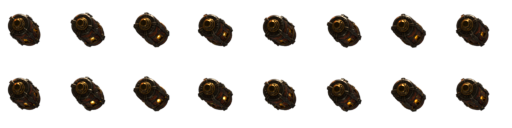
#> input picture exotic-space-industries-remembrance-graphics-4/graphics/entities/inferno-grenade/inferno-grenade-fragment.png, 512 x 128 px, given as the content of the folder e/output/meshy/military-5-fire/incinerator/final/frames/base, which was not available
$ python pack_military5_assets.py
#> lines starting #> are read from the running program, lines starting #| are printed output that depends on the picture; pictures that were not available may be replaced by others from this repository, and a replacement may not be noted
import argparse
import json
import shutil
from pathlib import Path

from PIL import Image, ImageEnhance, ImageFilter


BRIGHTNESS = 1.55
CONTRAST = 1.12
SATURATION = 1.08


def ensure_dir(path):
    Path(path).mkdir(parents=True, exist_ok=True)


def sorted_pngs(path):
    return sorted(Path(path).glob("*.png"))


def enhance_rgba(image):
    image = image.convert("RGBA")
    red, green, blue, alpha = image.split()
    rgb = Image.merge("RGB", (red, green, blue))
    rgb = ImageEnhance.Brightness(rgb).enhance(BRIGHTNESS)
    rgb = ImageEnhance.Contrast(rgb).enhance(CONTRAST)
    rgb = ImageEnhance.Color(rgb).enhance(SATURATION)
    return Image.merge("RGBA", (*rgb.split(), alpha))


def pack_frames(frame_dir, output, columns, frame_size):
    frames = sorted_pngs(frame_dir)
    if not frames:
        raise RuntimeError(f"No PNG frames found in {frame_dir}")
    rows = (len(frames) + columns - 1) // columns
    sheet = Image.new("RGBA", (columns * frame_size, rows * frame_size), (0, 0, 0, 0))
    for index, frame_path in enumerate(frames):
        frame = Image.open(frame_path).convert("RGBA")
        if frame.size != (frame_size, frame_size):
            frame = frame.resize((frame_size, frame_size), Image.Resampling.LANCZOS)
        x = (index % columns) * frame_size
        y = (index // columns) * frame_size
        sheet.alpha_composite(frame, (x, y))
    sheet = enhance_rgba(sheet)
    ensure_dir(Path(output).parent)
    sheet.save(output)
    return {"frames": len(frames), "columns": columns, "rows": rows, "size": sheet.size}


def make_shadow_sheet(source, output, frame_size, columns, offset, blur, alpha):
    source_img = Image.open(source).convert("RGBA")
    rows = source_img.height // frame_size
    sheet = Image.new("RGBA", source_img.size, (0, 0, 0, 0))
    for row in range(rows):
        for col in range(columns):
            box = (
                col * frame_size,
                row * frame_size,
                (col + 1) * frame_size,
                (row + 1) * frame_size,
            )
            frame = source_img.crop(box)
            frame_alpha = frame.getchannel("A").filter(ImageFilter.GaussianBlur(blur))
            shadow = Image.new("RGBA", (frame_size, frame_size), (0, 0, 0, 0))
            shadow.putalpha(frame_alpha.point(lambda value: int(value * alpha)))
            target = Image.new("RGBA", (frame_size, frame_size), (0, 0, 0, 0))
            target.alpha_composite(shadow, offset)
            sheet.alpha_composite(target, (col * frame_size, row * frame_size))
    ensure_dir(Path(output).parent)
    sheet.save(output)
    return {"size": sheet.size, "rows": rows, "columns": columns}


def make_incinerator_foot_glow_sheet(source, output, frame_size, columns):
    source_img = Image.open(source).convert("RGBA")
    rows = source_img.height // frame_size
    sheet = Image.new("RGBA", source_img.size, (0, 0, 0, 0))
    lower_cutoff = int(frame_size * 0.55)

    for row in range(rows):
        for col in range(columns):
            box = (
                col * frame_size,
                row * frame_size,
                (col + 1) * frame_size,
                (row + 1) * frame_size,
            )
            frame = source_img.crop(box)
            pixels = frame.load()
            mask = Image.new("L", (frame_size, frame_size), 0)
            mask_pixels = mask.load()
            for y in range(lower_cutoff, frame_size):
                for x in range(frame_size):
                    red, green, blue, alpha = pixels[x, y]
                    if (
                        alpha > 24
                        and red > 85
                        and green > 32
                        and blue < 90
                        and red > green * 1.12
                        and green > blue * 1.15
                    ):
                        mask_pixels[x, y] = min(255, int(alpha * 1.7))

            halo = mask.filter(ImageFilter.GaussianBlur(3.0))
            glow = Image.new("RGBA", (frame_size, frame_size), (255, 112, 14, 0))
            glow.putalpha(halo.point(lambda value: min(210, int(value * 1.45))))

            core = Image.new("RGBA", (frame_size, frame_size), (255, 196, 44, 0))
            core.putalpha(mask.point(lambda value: min(255, int(value * 1.1))))
            glow.alpha_composite(core)
            sheet.alpha_composite(glow, (col * frame_size, row * frame_size))

    ensure_dir(Path(output).parent)
    sheet.save(output)
    return {"size": sheet.size, "rows": rows, "columns": columns}


def icon_strip(source, output, fit_size=112):
    src = Image.open(source).convert("RGBA")
    bbox = src.getbbox()
    if bbox:
        src = src.crop(bbox)
    src.thumbnail((fit_size, fit_size), Image.Resampling.LANCZOS)
    src = enhance_rgba(src)
    base = Image.new("RGBA", (128, 128), (0, 0, 0, 0))
    base.alpha_composite(src, ((128 - src.width) // 2, (128 - src.height) // 2))
    strip = Image.new("RGBA", (224, 128), (0, 0, 0, 0))
    strip.alpha_composite(base, (0, 0))
    strip.alpha_composite(base.resize((64, 64), Image.Resampling.LANCZOS), (128, 0))
    strip.alpha_composite(base.resize((32, 32), Image.Resampling.LANCZOS), (192, 0))
    ensure_dir(Path(output).parent)
    strip.save(output)
    return {"size": strip.size, "source": str(source)}


def icon_strip_from_sheet(sheet, output, frame_size, direction_row, frame_column, fit_size=112):
    source = Image.open(sheet).convert("RGBA")
    frame = source.crop((
        frame_column * frame_size,
        direction_row * frame_size,
        (frame_column + 1) * frame_size,
        (direction_row + 1) * frame_size,
    ))
    bbox = frame.getbbox()
    if bbox:
        frame = frame.crop(bbox)
    frame.thumbnail((fit_size, fit_size), Image.Resampling.LANCZOS)
    base = Image.new("RGBA", (128, 128), (0, 0, 0, 0))
    base.alpha_composite(frame, ((128 - frame.width) // 2, (128 - frame.height) // 2))
    strip = Image.new("RGBA", (224, 128), (0, 0, 0, 0))
    strip.alpha_composite(base, (0, 0))
    strip.alpha_composite(base.resize((64, 64), Image.Resampling.LANCZOS), (128, 0))
    strip.alpha_composite(base.resize((32, 32), Image.Resampling.LANCZOS), (192, 0))
    ensure_dir(Path(output).parent)
    strip.save(output)
    return {
        "size": strip.size,
        "source": str(sheet),
        "direction_row": direction_row,
        "frame_column": frame_column,
    }


def preview_first_frame(sheet, output, frame_size):
    image = Image.open(sheet).convert("RGBA")
    frame = image.crop((0, 0, frame_size, frame_size))
    ensure_dir(Path(output).parent)
    frame.save(output)


def copy_file(src, dst):
    ensure_dir(Path(dst).parent)
    shutil.copy2(src, dst)


def main():
    parser = argparse.ArgumentParser()
    parser.add_argument("--repo-root", default=".")
    parser.add_argument("--output-root", default="output/meshy/military-5-fire")
    parser.add_argument("--quality", choices=("smoke", "final"), default="final")
    parser.add_argument("--promote", action="store_true")
    args = parser.parse_args()

    repo_root = Path(args.repo_root).resolve()
    output_root = (repo_root / args.output_root).resolve()
    packed_root = output_root / "packed" / args.quality
    ensure_dir(packed_root)

    inc_root = output_root / "incinerator" / args.quality
    grenade_root = output_root / "inferno-grenade" / args.quality

    results = {}
    inc_base = packed_root / "incinerator-bot.png"
    inc_glow = packed_root / "incinerator-bot-glow.png"
    inc_shadow = packed_root / "incinerator-bot-shadow.png"
    results["incinerator_base"] = pack_frames(inc_root / "frames" / "base", inc_base, 8 if args.quality == "final" else 4, 128 if args.quality == "final" else 96)
#> in pack_frames, `sheet = Image.new("RGBA", (columns * frame_size, rows * frame_size), (..`: sheet: PIL image 1024x128 RGBA; every value is 0
#> in pack_frames, frame is the input picture: PIL image 512x128 RGBA; mean R, G, B, A 10.9, 8, 5.1, 47.8
    results["incinerator_glow"] = make_incinerator_foot_glow_sheet(inc_base, inc_glow, 128 if args.quality == "final" else 96, 8 if args.quality == "final" else 4)
#> after the loop in make_incinerator_foot_glow_sheet, `for row in range(rows):`: halo: PIL image 128x128 L; every value is 0
    results["incinerator_shadow"] = make_shadow_sheet(inc_base, inc_shadow, 128 if args.quality == "final" else 96, 8 if args.quality == "final" else 4, (7, 7), 3.0, 0.34)
#> after the loop in make_shadow_sheet, `for row in range(rows):`: shadow: PIL image 128x128 RGBA; every value is 0
#> after the loop in make_shadow_sheet, `for row in range(rows):`:
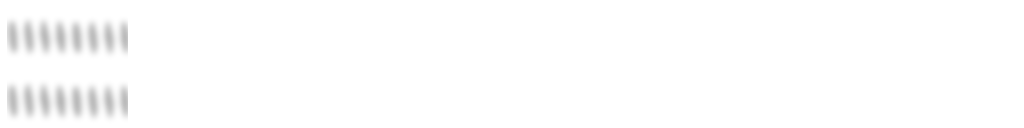
#> sheet: PIL image 1024x128 RGBA; mean R, G, B, A 0, 0, 0, 1.9; transparent parts drawn white

    grenade_sheet = packed_root / "inferno-grenade-projectile.png"
    grenade_shadow = packed_root / "inferno-grenade-projectile-shadow.png"
    results["grenade_projectile"] = pack_frames(grenade_root / "frames" / "projectile", grenade_sheet, 8, 64)
#> in pack_frames (call 2), `sheet = Image.new("RGBA", (columns * frame_size, rows * frame_size), (..`: sheet: PIL image 512x64 RGBA; every value is 0
#> in enhance_rgba (call 2), `rgb = ImageEnhance.Brightness(rgb).enhance(BRIGHTNESS)`:
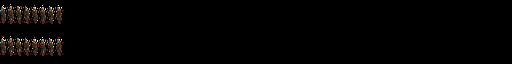
#> rgb: PIL image 512x64 RGB; mean R, G, B 3.6, 2.6, 1.9
#> in enhance_rgba (call 2), `return Image.merge("RGBA", (*rgb.split(), alpha))`:
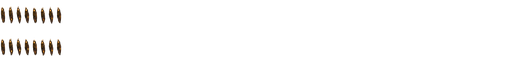
#> returned value: PIL image 512x64 RGBA; mean R, G, B, A 4, 2.9, 2, 6; transparent parts drawn white
    results["grenade_shadow"] = make_shadow_sheet(grenade_sheet, grenade_shadow, 64, 8, (4, 4), 2.0, 0.42)
#> after the loop in make_shadow_sheet (call 2), `for row in range(rows):`: frame_alpha: PIL image 64x64 L; every value is 0
#> after the loop in make_shadow_sheet (call 2), `for row in range(rows):`: shadow: PIL image 64x64 RGBA; every value is 0

    fragment_root = output_root / "inferno-grenade-fragment" / args.quality
    fragment_sheet = packed_root / "inferno-grenade-fragment.png"
    fragment_shadow = packed_root / "inferno-grenade-fragment-shadow.png"
    results["grenade_fragment"] = pack_frames(fragment_root / "frames" / "projectile", fragment_sheet, 8, 64)
    results["grenade_fragment_shadow"] = make_shadow_sheet(fragment_sheet, fragment_shadow, 64, 8, (4, 4), 2.0, 0.42)

    inc_robot_icon = packed_root / "incinerator.png"
    grenade_icon = packed_root / "inferno-grenade.png"
    results["incinerator_robot_icon"] = icon_strip_from_sheet(
        inc_base,
        inc_robot_icon,
        128 if args.quality == "final" else 96,
        12 if args.quality == "final" else 3,
        0,
    )
#> in icon_strip_from_sheet, `bbox = frame.getbbox()`: bbox = None
#> in icon_strip_from_sheet, `frame.thumbnail((fit_size, fit_size), Image.Resampling.LANCZOS)`: frame: PIL image 112x112 RGBA; every value is 0
#> in icon_strip_from_sheet, `strip = Image.new("RGBA", (224, 128), (0, 0, 0, 0))`: strip: PIL image 224x128 RGBA; every value is 0
    results["grenade_icon"] = icon_strip_from_sheet(grenade_sheet, grenade_icon, 64, 0, 0, fit_size=112)
#> call 2 of icon_strip_from_sheet, with frame_size = 64, direction_row = 0, frame_column = 0, fit_size = 112
#> in icon_strip_from_sheet (call 2), `frame = source.crop(( frame_column * frame_size, direction_row * frame..`:
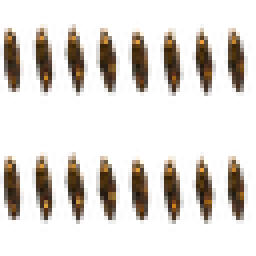
#> frame: PIL image 64x64 RGBA (shown 4 times larger); mean R, G, B, A 31.8, 22.8, 15.6, 48; transparent parts drawn white
#> in icon_strip_from_sheet (call 2), `bbox = frame.getbbox()`: bbox = (0, 4, 64, 58)
#> in icon_strip_from_sheet (call 2), `base.alpha_composite(frame, ((128 - frame.width) // 2, (128 - frame.he..`:
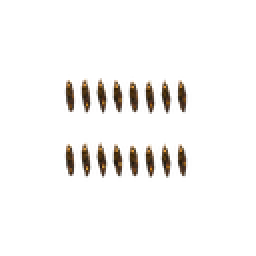
#> base: PIL image 128x128 RGBA (shown 2 times larger); mean R, G, B, A 7.9, 5.7, 3.9, 12; transparent parts drawn white
#> in icon_strip_from_sheet (call 2), `strip.alpha_composite(base, (0, 0))`:
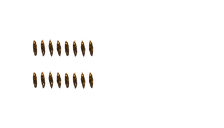
#> strip: PIL image 224x128 RGBA; mean R, G, B, A 4.5, 3.3, 2.2, 6.9; transparent parts drawn white

    preview_first_frame(inc_base, packed_root / "preview-incinerator-first-frame.png", 128 if args.quality == "final" else 96)
#> in preview_first_frame, `frame = image.crop((0, 0, frame_size, frame_size))`:
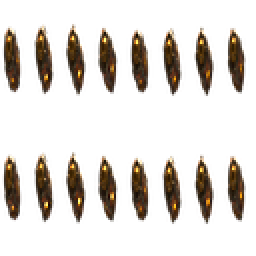
#> frame: PIL image 128x128 RGBA (shown 2 times larger); mean R, G, B, A 23.7, 16.5, 9.9, 47.9; transparent parts drawn white
    preview_first_frame(grenade_sheet, packed_root / "preview-inferno-grenade-first-frame.png", 64)

    promoted = []
    if args.promote:
        entity_root = repo_root / "exotic-space-industries-remembrance" / "graphics" / "entities"
        item_root = repo_root / "exotic-space-industries-remembrance" / "graphics" / "items"
        copy_targets = [
            (inc_base, entity_root / "incinerator" / "incinerator-bot.png"),
            (inc_glow, entity_root / "incinerator" / "incinerator-bot-glow.png"),
            (inc_shadow, entity_root / "incinerator" / "incinerator-bot-shadow.png"),
            (grenade_sheet, entity_root / "inferno-grenade" / "inferno-grenade-projectile.png"),
            (grenade_shadow, entity_root / "inferno-grenade" / "inferno-grenade-projectile-shadow.png"),
            (fragment_sheet, entity_root / "inferno-grenade" / "inferno-grenade-fragment.png"),
            (fragment_shadow, entity_root / "inferno-grenade" / "inferno-grenade-fragment-shadow.png"),
            (inc_robot_icon, item_root / "incinerator.png"),
            (grenade_icon, item_root / "inferno-grenade.png"),
        ]
        for src, dst in copy_targets:
            copy_file(src, dst)
            promoted.append({"source": str(src), "destination": str(dst)})

    manifest = {
        "quality": args.quality,
        "packed_root": str(packed_root),
        "results": results,
        "promoted": promoted,
    }
    manifest_path = packed_root / "military-5-fire-packed-manifest.json"
    manifest_path.write_text(json.dumps(manifest, indent=2), encoding="utf-8")
    print(json.dumps(manifest, indent=2))
#> (printed output is left out)


if __name__ == "__main__":
    main()
